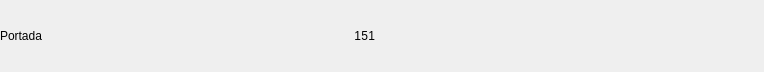
<?xml version="1.0" encoding="UTF-8"?>
<ui version="4.0">
 <class>ViewerContentsItem</class>
 <widget class="QWidget" name="ViewerContentsItem">
  <property name="geometry">
   <rect>
    <x>0</x>
    <y>0</y>
    <width>764</width>
    <height>72</height>
   </rect>
  </property>
  <property name="windowTitle">
   <string>Form</string>
  </property>
  <property name="styleSheet">
   <string notr="true" />
  </property>
  <layout class="QHBoxLayout" name="horizontalLayout">
   <property name="margin">
    <number>0</number>
   </property>
   <item>
    <widget class="QWidget" name="ViewerContentsItemCont" native="true">
     <layout class="QHBoxLayout" name="horizontalLayout_2">
      <property name="spacing">
       <number>0</number>
      </property>
      <property name="margin">
       <number>0</number>
      </property>
      <item>
       <widget class="QLabel" name="chapterLbl">
        <property name="minimumSize">
         <size>
          <width>0</width>
          <height>0</height>
         </size>
        </property>
        <property name="text">
         <string>Portada</string>
        </property>
       </widget>
      </item>
      <item>
       <spacer name="horizontalSpacer">
        <property name="orientation">
         <enum>Qt::Horizontal</enum>
        </property>
        <property name="sizeHint" stdset="0">
         <size>
          <width>57</width>
          <height>28</height>
         </size>
        </property>
       </spacer>
      </item>
      <item>
       <widget class="QLabel" name="notesNumberLbl">
        <property name="text">
         <string>1</string>
        </property>
        <property name="alignment">
         <set>Qt::AlignRight|Qt::AlignTrailing|Qt::AlignVCenter</set>
        </property>
       </widget>
      </item>
      <item>
       <widget class="QLabel" name="hightlightedNumberLbl">
        <property name="text">
         <string>5</string>
        </property>
        <property name="alignment">
         <set>Qt::AlignRight|Qt::AlignTrailing|Qt::AlignVCenter</set>
        </property>
       </widget>
      </item>
      <item>
       <widget class="QLabel" name="bookmarksNumberLbl">
        <property name="text">
         <string>1</string>
        </property>
        <property name="alignment">
         <set>Qt::AlignRight|Qt::AlignTrailing|Qt::AlignVCenter</set>
        </property>
       </widget>
      </item>
      <item>
       <widget class="QLabel" name="spacerContentLbl">
        <property name="text">
         <string />
        </property>
       </widget>
      </item>
     </layout>
    </widget>
   </item>
   <item>
    <spacer name="horizontalSpacer_2">
     <property name="orientation">
      <enum>Qt::Horizontal</enum>
     </property>
     <property name="sizeHint" stdset="0">
      <size>
       <width>57</width>
       <height>28</height>
      </size>
     </property>
    </spacer>
   </item>
  </layout>
 </widget>
 <resources />
 <connections />
</ui>
